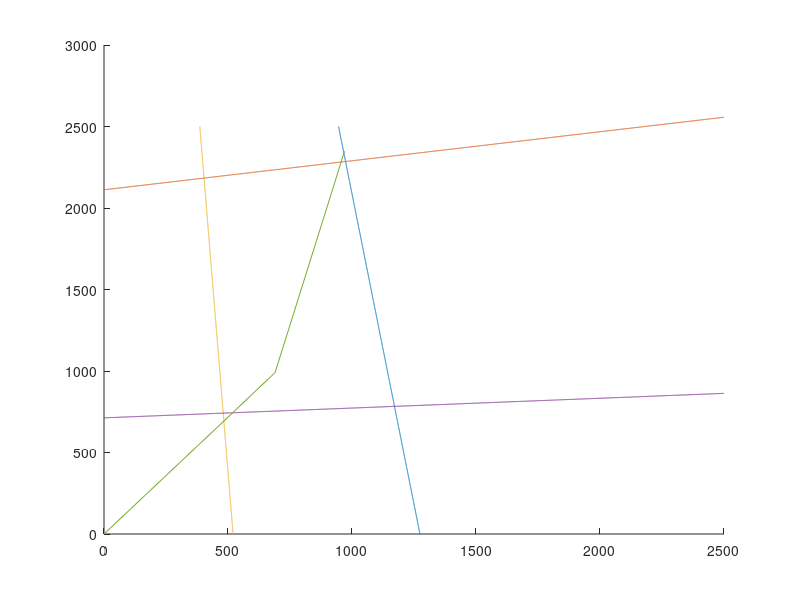

MATLAB code to generate this figure:
g = 32.2;
%M = 4074; %lb
W = 4074; 
L = 108.5/12; %feet
a = 0.45*L;
b = 0.55*L;
h = 20.5/12; %feet
R = 12.11/12; %feet
mu = 0.8;
mu_ice = 0.3;

Fbr = 0:1:2500;
Fbfm = ((mu*W*b/L) + (mu*h*Fbr)/L)/(1-(mu*h/L));
Fbfm_ice = ((mu_ice*W*b/L) + (mu_ice*h*Fbr)/L)/(1-(mu_ice*h/L));


Fbf = 0:1:2500;
Fbrm = ((mu*W*a/L) - (mu*h*Fbf)/L)/(1+(mu*h/L));
Fbrm_ice = ((mu_ice*W*a/L) - (mu_ice*h*Fbf)/L)/(1+(mu_ice*h/L));

A_f = [0 692.33 990.34 2017.41 2348.21];
A_r = [0 483.04 689.75 901.82 969.67];

hold on
plot(Fbrm,Fbf)
plot(Fbr,Fbfm)
plot(Fbrm_ice,Fbf)
plot(Fbr,Fbfm_ice)
plot(A_r(1:5),A_f(1:5))
hold off